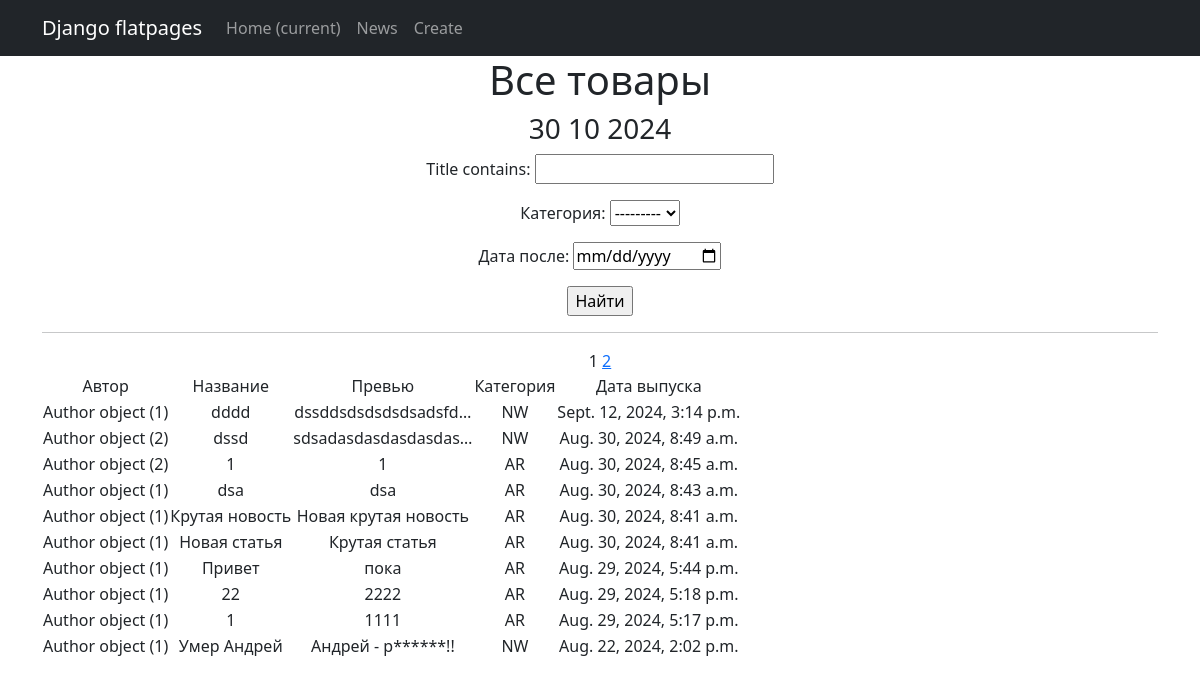
The page /news/ on the database as committed earlier.
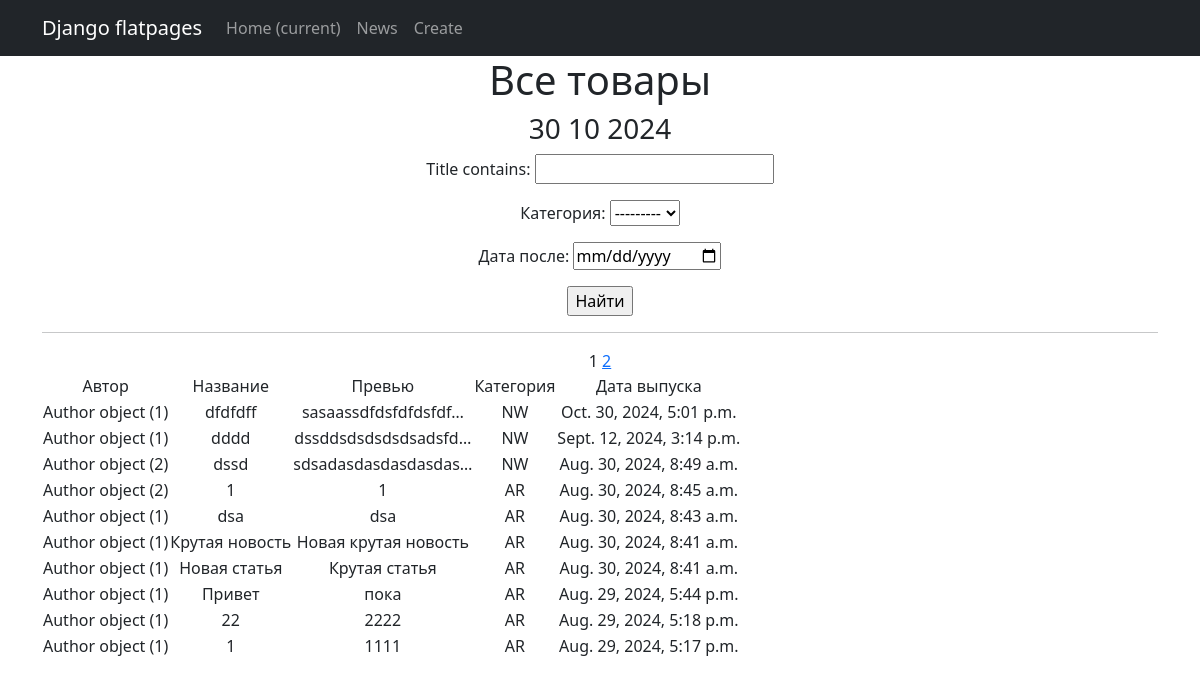
The same page on the database as committed later.
### newapp/models.py (models this page shows, shortened)
class Post(models.Model):
    author = models.ForeignKey(Author, on_delete=models.CASCADE)
    NEWS = 'NW'
    ARTICLE = 'AR'
    CATEGORY_CHOICEC = (
        (NEWS, 'Новость'),
        (ARTICLE, 'Статья')
    )
    category_type = models.CharField(max_length=2, choices=CATEGORY_CHOICEC, default=ARTICLE)
    date_creation = models.DateTimeField(auto_now_add=True)
    post_category = models.ManyToManyField(Category, through ='PostCategory')
    title = models.CharField(max_length=128)
    text = models.TextField()
    post_rating = models.SmallIntegerField(default=0)

class Author(models.Model):
    author_user = models.OneToOneField(User, on_delete=models.CASCADE)
    author_rating = models.SmallIntegerField(default=0)

### newapp/views.py (the view)
# urls.py: path('', NewsList.as_view(), name='news_list'),
class NewsList(ListView):
    model = Post
    ordering = '-date_creation'
    template_name = 'news.html'
    context_object_name = 'news'
    paginate_by = 10
    def get_queryset(self):
        queryset = super().get_queryset()
        self.filterset = ProductFilter(self.request.GET, queryset)
        return self.filterset.qs
    def get_context_data(self, **kwargs):
        context = super().get_context_data(**kwargs)
        context['filterset'] = self.filterset
        return context

### newapp/models.py (called while the page is built)
    def __str__(self):
        return self.name

### newapp/templatetags/custom_filters.py (called while the page is built)
@register.filter
def censor(value):
    if not isinstance(value, str):
        raise ValueError("Фильтр censor применяется только к строкам.")
    for word in BAD_WORDS:
        pattern = re.compile(re.escape(word), re.IGNORECASE)
        value = pattern.sub(word[0] + '*' * (len(word) - 1), value)
    return value

### newapp/templatetags/custom_tags.py (called while the page is built)
@register.simple_tag()
def current_time(format_string='%b %d %Y'):
   return datetime.utcnow().strftime(format_string)

### templates/news.html (shortened to what this page needs)
{% extends 'flatpages/default.html' %}
{% load custom_filters %}
{% load custom_tags %}
{% block content %}
   <h1>Все товары</h1>
   <h3>{% current_time '%d %m %Y' %}</h3>
   <form action="" method="get">
    {{ filterset.form.as_p }}
    <input type="submit" value="Найти" />
</form>
   <hr>
   {% if news %}
       <table>
           <tr>
               <td>Автор</td>
               <td>Название</td>
               <td>Превью</td>
               <td>Категория</td>
               <td>Дата выпуска</td>
           </tr>
           {% for new in news %}
           <tr>
               <td>{{ new.author  }}</td>
               <td>{{ new.title |censor}}</td>
               <td>{{ new.text|truncatechars:20|censor }}</td>
               <td>{{ new.category_type }}</td>
               <td>{{ new.date_creation }}</td>
           </tr>
           {% endfor %}
   {% else %}
       <h2>Товаров нет!</h2>
   {% endif %}
   {% if page_obj.has_next %}
       <a href="?page={{ page_obj.next_page_number }}">{{ page_obj.next_page_number }}</a>
   {% endif %}
{% endblock content %}

### templates/flatpages/default.html (shortened to what this page needs)
<!DOCTYPE html>
{% load static %}
<html lang="en">
	<head>
		<link href="{% static 'css/styles.css' %}" rel="stylesheet" />
	</head>
	<body>
		<nav class="navbar navbar-expand-lg navbar-dark bg-dark static-top">
			<div class="container">
				<a class="navbar-brand" href="#">Django flatpages</a>
				<div class="collapse navbar-collapse" id="navbarResponsive">
					<ul class="navbar-nav ml-auto">
						<li class="nav-item active">
							<a class="nav-link" href="#"
								>Home
								<span class="sr-only">(current)</span>
							</a>
						</li>
						<li class="nav-item">
							<a class="nav-link" href="/news/">News</a>
						</li>
						<li class="nav-item">
							<a class="nav-link" href="/news/create/">Create</a>
						</li>
					</ul>
				</div>
			</div>
		</nav>
		<div class="container">
			<div class="row">
				<div class="col-lg-12 text-center">
					{% block content %} {{ flatpage.content }} {% endblock content %}
				</div>
			</div>
		</div>
	</body>
</html>

Rows that differ between the two databases and show on the page:
no longer on this page (row unchanged): Post: author "Author object (1)", title|censor "Умер Андрей", text|censor "Андрей - р******!!", category_type "NW", date_creation "Aug. 22, 2024, 2:02 p.m."
added Post: author "Author object (1)", title|censor "dfdfdff", text|censor "sasaassdfdsfdfdsfdf…", category_type "NW", date_creation "Oct. 30, 2024, 5:01 p.m."
